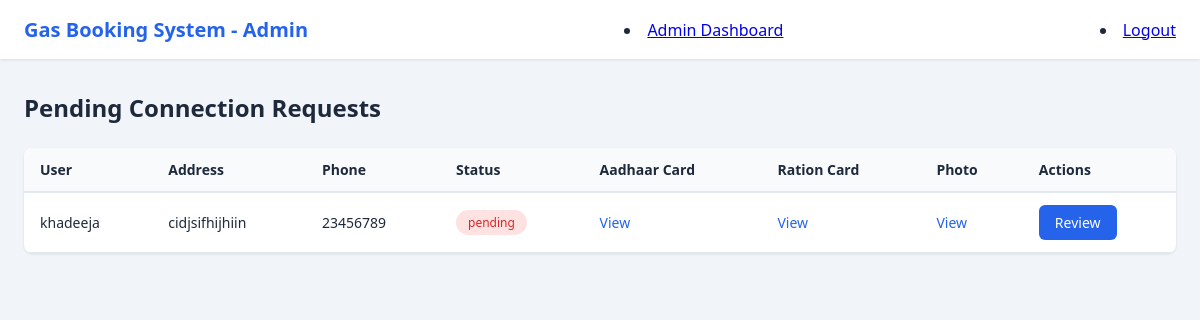
Page /admins/connection-requests/ (signed in) on the earlier database version.
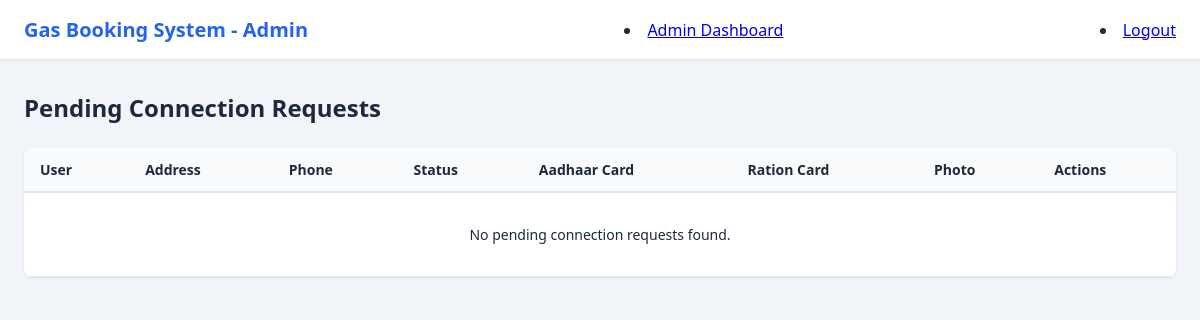
Same page on the later database version.
### booking/models.py (models this page shows, shortened)
class ConnectionRequest(models.Model):
    STATUS_CHOICES = [
        ('pending', 'Pending'),
        ('approved', 'Approved'),
        ('rejected', 'Rejected'),
    ]
    user = models.ForeignKey(CustomUser, on_delete=models.CASCADE)  # The user requesting the connection
    address = models.CharField(max_length=255)  # Address for connection
    phone = models.CharField(max_length=15)  # Contact number
    status = models.CharField(max_length=10, choices=STATUS_CHOICES, default='pending')  # Request status
    consumer_number = models.CharField(max_length=20, blank=True, null=True)  # Automatically generated consumer number
    rejection_reason = models.TextField(null=True, blank=True)  # Reason for rejection if rejected
    requested_at = models.DateTimeField(default=timezone.now)
    aadhaar_card = models.FileField(upload_to='documents/aadhaar/', null=True, blank=True)
    ration_card = models.FileField(upload_to='documents/ration/', null=True, blank=True)
    photo = models.ImageField(upload_to='documents/photos/', null=True, blank=True)

class CustomUser(AbstractUser):
    phone = models.IntegerField(null=True, blank=True,unique=True)

### booking/views.py (the view)
# urls.py: path('admins/connection-requests/',views.AdminRequestConnectionView.as_view(), name='admin_connection_requests'),
@method_decorator(decs,name="dispatch")
class AdminRequestConnectionView(LoginRequiredMixin, ListView):
    model = ConnectionRequest
    template_name = 'admin_connection_requests.html'
    context_object_name = 'connection_requests'
    def get_queryset(self):
        return ConnectionRequest.objects.filter(status='pending')

### booking/templates/admin_connection_requests.html (shortened to what this page needs)
<!DOCTYPE html>
<html lang="en">
<head>
</head>
<body>
    <nav class="navbar">
        <div class="nav-container">
            <a href="/" class="brand">Gas Booking System - Admin</a>
            <li><a href="{% url 'admin_dashboard' %}">Admin Dashboard</a></li>
            <li><a href="{%url 'logout'%}">Logout</a></li>
        </div>
    </nav>
    <div class="container">
        <h2>Pending Connection Requests</h2>
        <div class="card">
            <div class="table-container">
                <table>
                    <thead>
                        <tr>
                            <th>User</th>
                            <th>Address</th>
                            <th>Phone</th>
                            <th>Status</th>
                            <th>Aadhaar Card</th>
                            <th>Ration Card</th>
                            <th>Photo</th>
                            <th>Actions</th>
                        </tr>
                    </thead>
                    <tbody>
                        {% for request in connection_requests %}
                            <tr>
                                <td>{{ request.user.username }}</td>
                                <td>{{ request.address }}</td>
                                <td>{{ request.phone }}</td>
                                <td>
                                    <span class="status-badge
                                        {% if request.status == 'Pending' %}status-pending
                                        {% elif request.status == 'Approved' %}status-approved
                                        {% else %}status-denied{% endif %}">
                                        {{ request.status }}
                                    </span>
                                </td>
                                <td><a href="{{ request.aadhaar_card.url }}" target="_blank" class="view-link">View</a></td>
                                <td><a href="{{ request.ration_card.url }}" target="_blank" class="view-link">View</a></td>
                                <td><a href="{{ request.photo.url }}" target="_blank" class="view-link">View</a></td>
                                <td>
                                    <a href="{% url 'admin_approve_connection' request.pk %}" class="action-button">
                                        Review
                                    </a>
                                </td>
                            </tr>
                        {% empty %}
                            <tr>
                                <td colspan="8" style="text-align: center; padding: 2rem;">
                                    No pending connection requests found.
                                </td>
                            </tr>
                        {% endfor %}
                    </tbody>
                </table>
            </div>
        </div>
    </div>
</body>
</html>

Differences in the rows shown:
no longer on this page (row edited): ConnectionRequest: user.username "khadeeja", address "cidjsifhijhiin", phone "23456789", status "pending"
Other differences:
text now shown: "No pending connection requests found."
